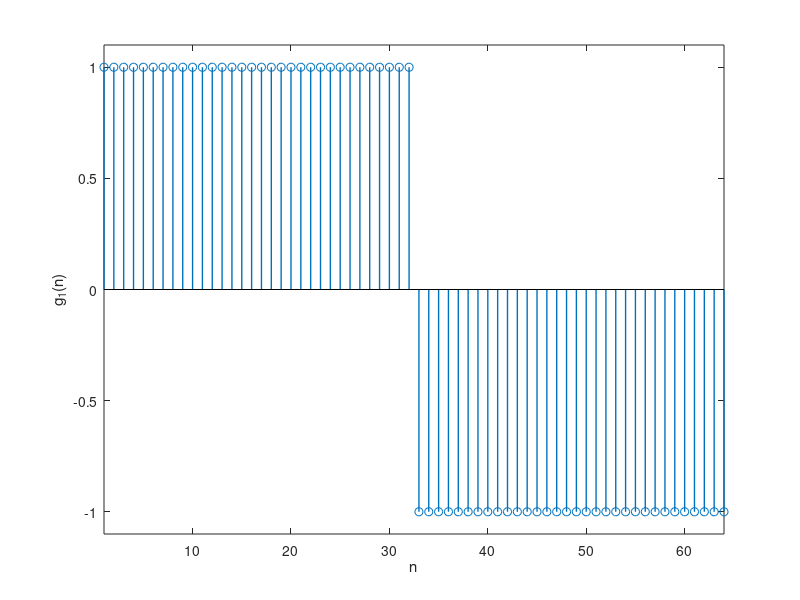

MATLAB code for this plot:
clear all
close all

% Definamos los parámetros de la representación :
T= 4*10^(-3); % Duración
L= 64;

% Definición de la señal de forma discreta
g1_n = ones(1, L);
g1_n(L/2+1:end) = -1;
h = stem(g1_n);
axis([1 L -1.1 1.1]),
set (h, 'linewidth', 1.0);
ylabel('g_1(n)'),
xlabel('n');